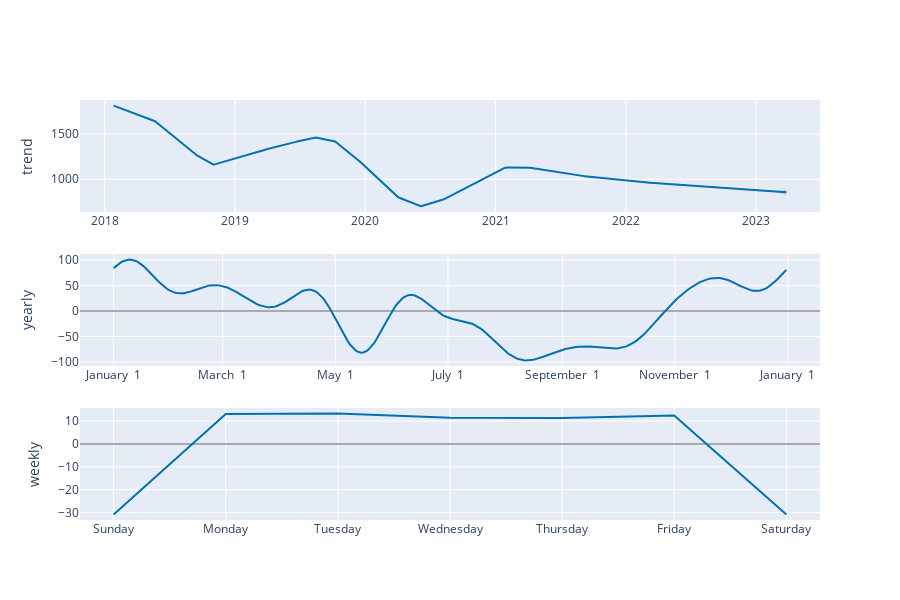

Here is the notebook cell this chart was saved with:
### Code cell
fig2.show()

### Figure 1 — Plotly figure (JSON) as saved in the notebook; plotly's stock layout.template omitted (floating-point values rounded to 4 significant figures; data arrays with more than 128 entries replaced by an {"elided": "..."} marker saying what was removed)
{"data": [{"line": {"color": "#0072B2", "width": 2}, "mode": "lines", "name": "trend", "type": "scatter", "x": {"elided": "1312 str values"}, "xaxis": "x", "y": {"elided": "1312 float values"}, "yaxis": "y"}, {"line": {"color": "rgba(0, 114, 178, 0.2)", "width": 0}, "mode": "lines", "name": "trend_upper", "type": "scatter", "x": {"elided": "1312 str values"}, "xaxis": "x", "y": {"elided": "1312 float values"}, "yaxis": "y"}, {"fill": "tonexty", "fillcolor": "rgba(0, 114, 178, 0.2)", "line": {"color": "rgba(0, 114, 178, 0.2)", "width": 0}, "mode": "lines", "name": "trend_lower", "type": "scatter", "x": {"elided": "1312 str values"}, "xaxis": "x", "y": {"elided": "1312 float values"}, "yaxis": "y"}, {"line": {"color": "#0072B2", "width": 2}, "mode": "lines", "name": "yearly", "type": "scatter", "x": {"elided": "365 str values"}, "xaxis": "x2", "y": {"elided": "365 float values"}, "yaxis": "y2"}, {"line": {"color": "#0072B2", "width": 2}, "mode": "lines", "name": "weekly", "type": "scatter", "x": ["2017-01-01T00:00:00", "2017-01-02T00:00:00", "2017-01-03T00:00:00", "2017-01-04T00:00:00", "2017-01-05T00:00:00", "2017-01-06T00:00:00", "2017-01-07T00:00:00"], "xaxis": "x3", "y": [-30.77, 13.07, 13.23, 11.47, 11.35, 12.42, -30.77], "yaxis": "y3"}], "layout": {"height": 600, "showlegend": false, "width": 900, "xaxis": {"anchor": "y", "domain": [0, 1], "range": ["2017-10-23T16:48:00", "2023-06-29T07:12:00"], "type": "date"}, "xaxis2": {"anchor": "y2", "domain": [0, 1], "range": ["2016-12-13T18:54:02.958904115", "2018-01-18T11:04:57.863013581"], "tickformat": "%B %e", "type": "date"}, "xaxis3": {"anchor": "y3", "domain": [0, 1], "range": ["2016-12-31T16:48:00", "2017-01-07T07:12:00"], "tickformat": "%A", "type": "date"}, "yaxis": {"anchor": "x", "domain": [0.7333, 1], "rangemode": "normal", "title": {"text": "trend"}, "zerolinecolor": "#AAA"}, "yaxis2": {"anchor": "x2", "domain": [0.3667, 0.6333], "title": {"text": "yearly"}, "zerolinecolor": "#AAA"}, "yaxis3": {"anchor": "x3", "domain": [0, 0.2667], "title": {"text": "weekly"}, "zerolinecolor": "#AAA"}}}
